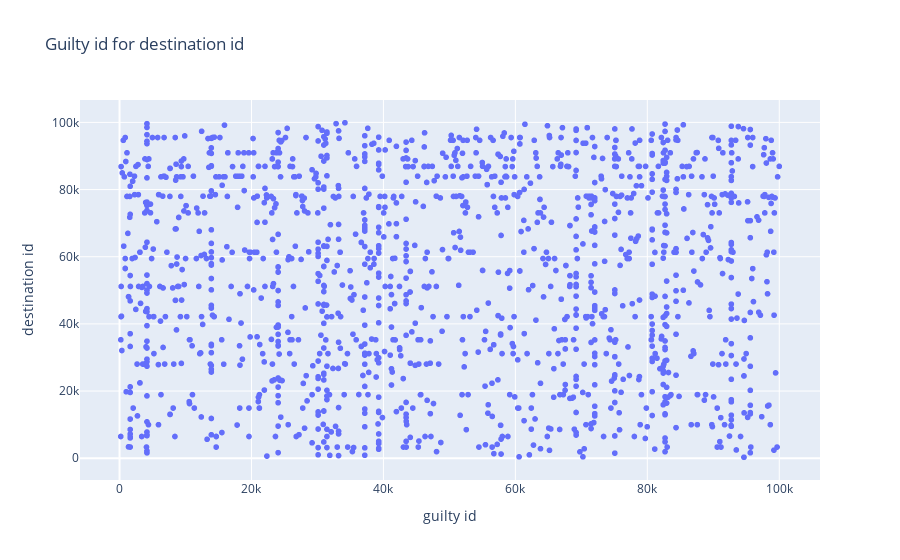

Here is the notebook cell this chart was saved with:
### Code cell
guiltyid_dest_id=px.scatter(merged,x='guiltyid',y='destinationid', title ='Guilty id for destination id ')

guiltyid_dest_id.update_xaxes(title_text = 'guilty id')
guiltyid_dest_id.update_yaxes(title_text = 'destination id')

guiltyid_dest_id.show()

### Figure 1 — Plotly figure (JSON) as saved in the notebook; plotly's stock layout.template omitted (floating-point values rounded to 4 significant figures; data arrays with more than 128 entries replaced by an {"elided": "..."} marker saying what was removed)
{"data": [{"hovertemplate": "guiltyid=%{x}<br>destinationid=%{y}<extra></extra>", "legendgroup": "", "marker": {"color": "#636efa", "symbol": "circle"}, "mode": "markers", "name": "", "showlegend": false, "type": "scattergl", "x": {"elided": "1507 int values"}, "xaxis": "x", "y": {"elided": "1507 int values"}, "yaxis": "y"}], "layout": {"autosize": true, "legend": {"tracegroupgap": 0}, "title": {"text": "Guilty id for destination id "}, "xaxis": {"anchor": "y", "autorange": true, "domain": [0, 1], "range": [-5856.0, 106000.0], "title": {"text": "guilty id"}, "type": "linear"}, "yaxis": {"anchor": "x", "autorange": true, "domain": [0, 1], "range": [-7926.0, 108100.0], "title": {"text": "destination id"}, "type": "linear"}}}
